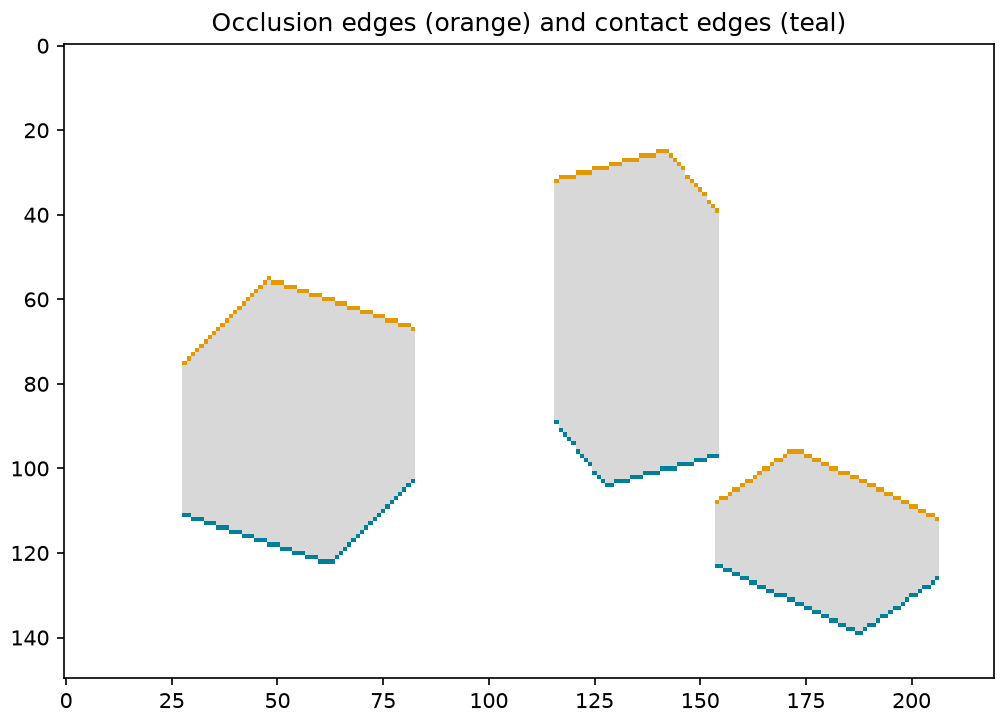
#> input picture day02/assets/simple-system/contact-occlusion.png, 1007 x 721 px
$ python crop.py ../contact-occlusion.png ../dx.png
#> lines starting #> are read from the running program, lines starting #| are printed output that depends on the picture; after the words box and inside, x2 and y2 are one past the last pixel; in counts of white or black regions, pixels touching at a corner belong together
import sys
import numpy as np
from PIL import Image
src, dst = sys.argv[1], sys.argv[2]
im = Image.open(src).convert("RGB"); a = np.asarray(im).astype(int)
#> further down, im is the input picture: PIL image 1007x721 RGB; mean R, G, B 243.4, 243.5, 243.1
ink = (a < 245).any(axis=2)               # any pixel that is not near-white
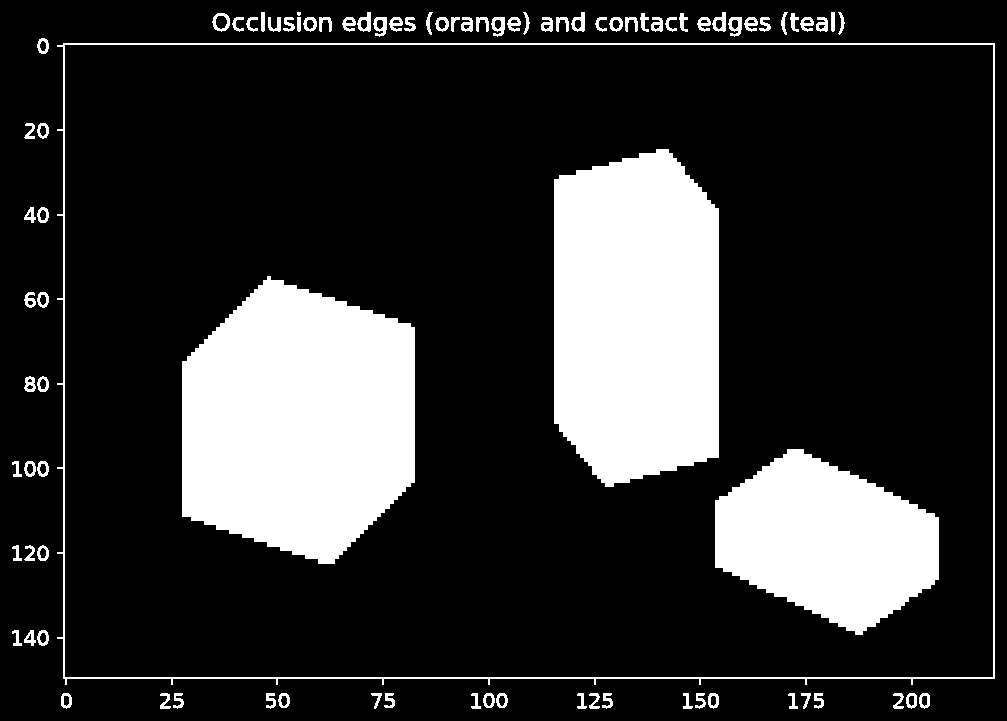
#> ink: shape (721, 1007) bool; 19.9% white; 88 white regions (1 under 20 px), largest, box (x1, y1, x2, y2) and area: (182, 276, 415, 564) 52657, (554, 149, 719, 487) 49235, (715, 449, 939, 635) 27787
ys, xs = np.nonzero(ink); pad = 12
box = (max(xs.min()-pad, 0), max(ys.min()-pad, 0), min(xs.max()+pad+1, a.shape[1]), min(ys.max()+pad+1, a.shape[0]))
#> box = (0, 0, 1007, 721)
im.crop(box).save(dst, optimize=True); print(dst, box, im.crop(box).size)
#| ../dx.png (0, 0, 1007, 721) (1007, 721)
